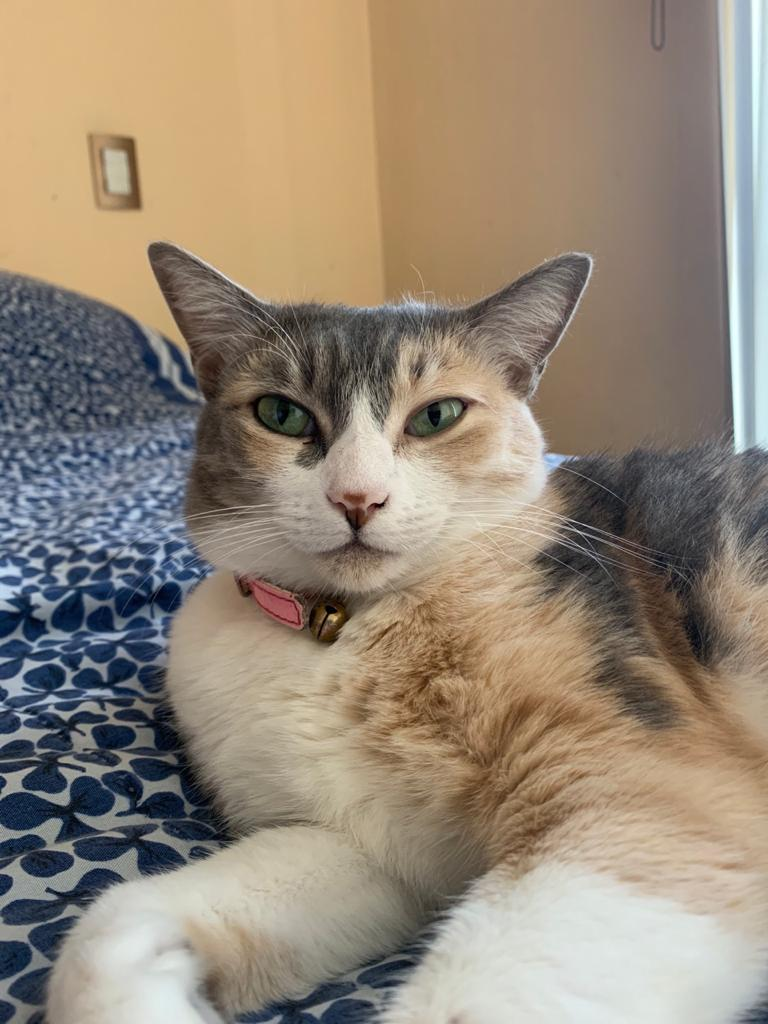
#> input picture pencil sketch/FLO.jpeg, 768 x 1024 px
$ python sketch.py
#> lines starting #> are read from the running program, lines starting #| are printed output that depends on the picture
import numpy as np
import imageio
import scipy.ndimage
import cv2

img="FLO.jpeg"

def grayscale(rgb):
	return np.dot(rgb[...,:3],[0.350,0.500,0.200])

def dodge(front,back):
	result=front*255/(255-back)
	result[result>255]=255
	result[back==255]=255
	return result.astype('uint8')


s=imageio.imread(img)
#> s is the input picture: shape (1024, 768, 3); mean R, G, B 149.4, 136.2, 120.3
g=grayscale(s)
#> in grayscale, `return np.dot(rgb[...,:3],[0.350,0.500,0.200])`:
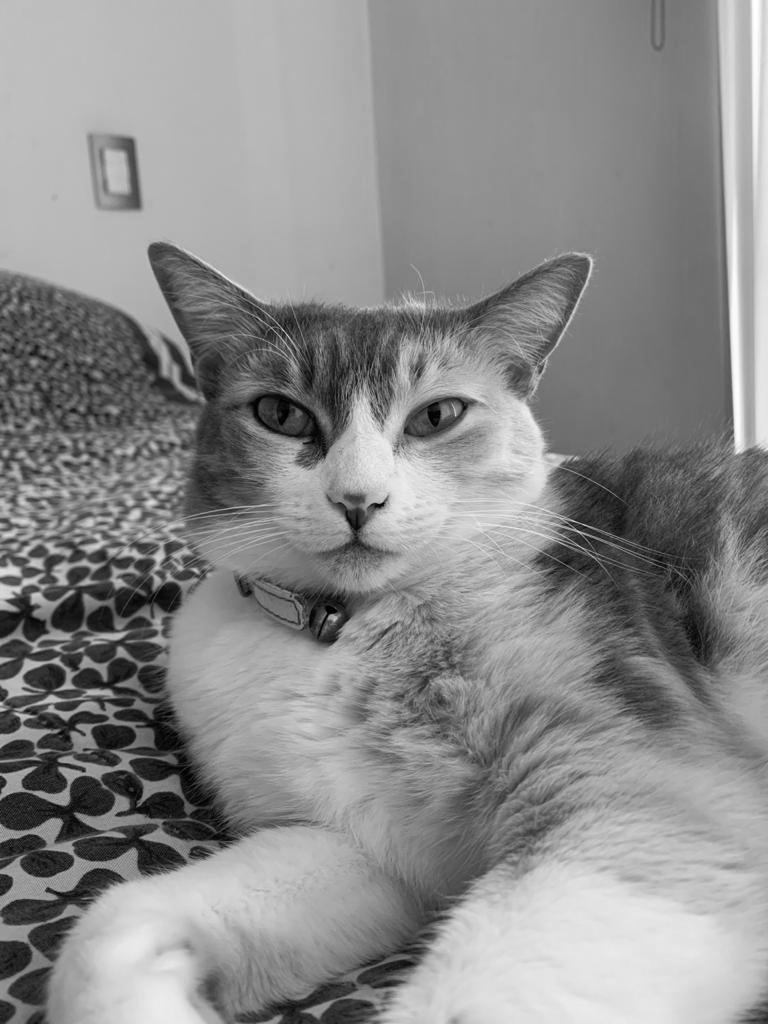
#> returned value: shape (1024, 768) float64; min 0, max 263.6, mean 144.4; drawn with min black and max white
i=255-g
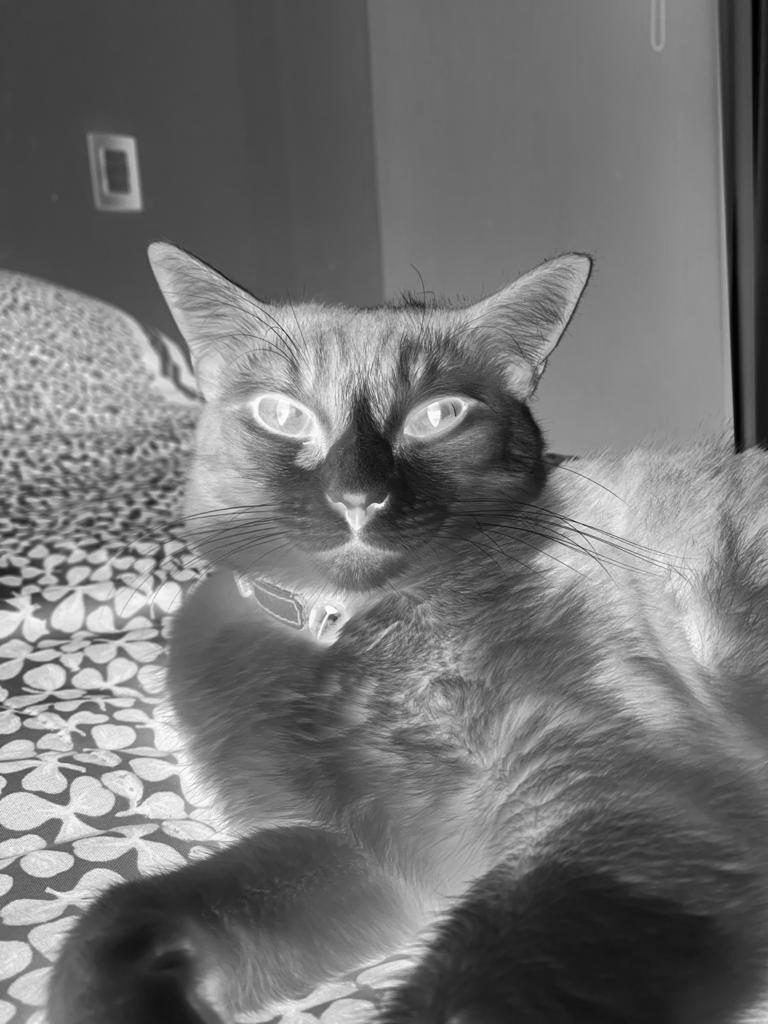
#> i: shape (1024, 768) float64; min -8.55, max 255, mean 110.6; drawn with min black and max white

b=scipy.ndimage.filters.gaussian_filter(i,sigma=10)
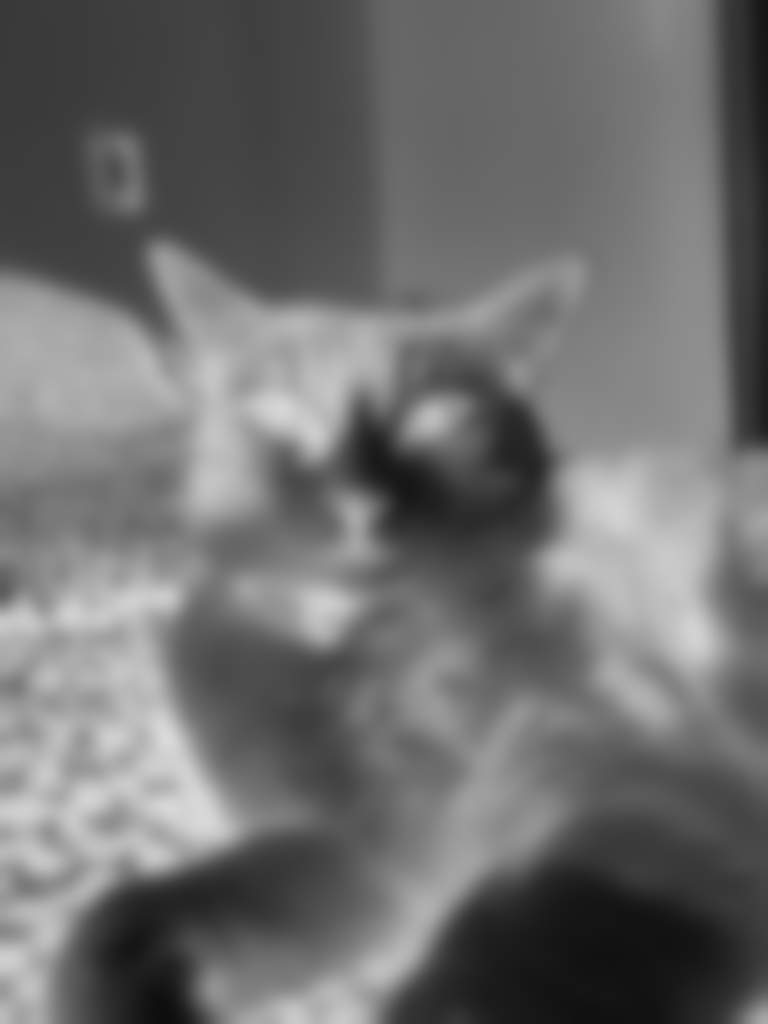
#> b: shape (1024, 768) float64; min 14.72, max 218.2, mean 110.6
r=dodge(b,g)
#> in dodge, `return result.astype('uint8')`:
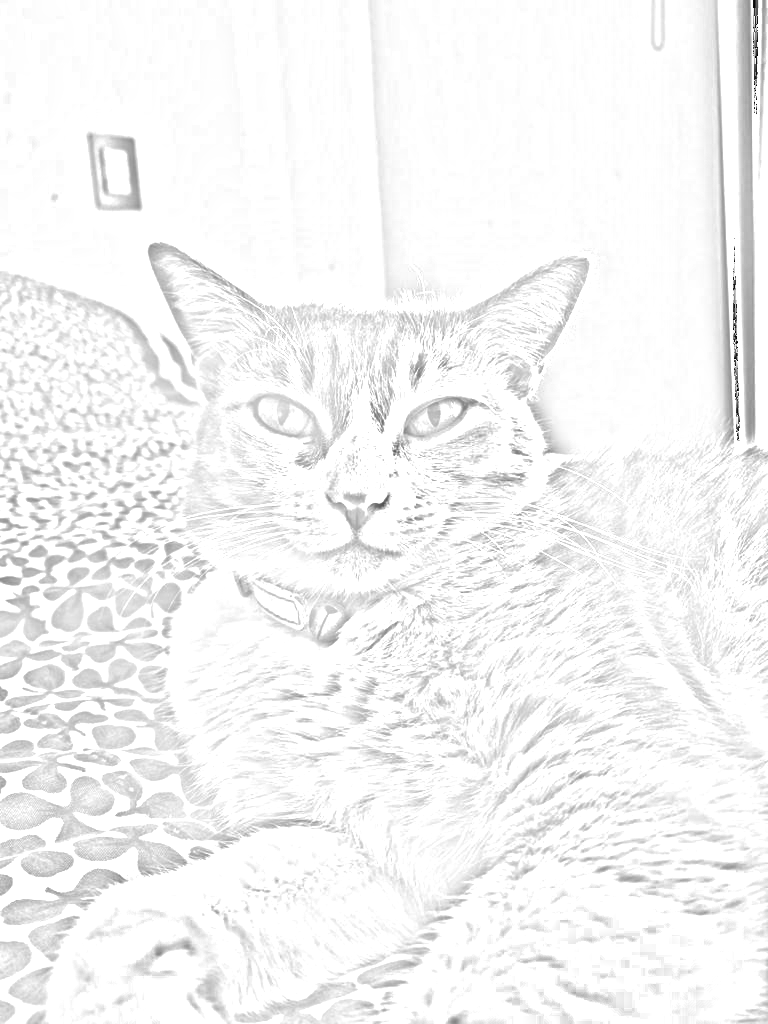
#> returned value: shape (1024, 768); min 0, max 255, mean 244.7

cv2.imwrite('1.png',r)
